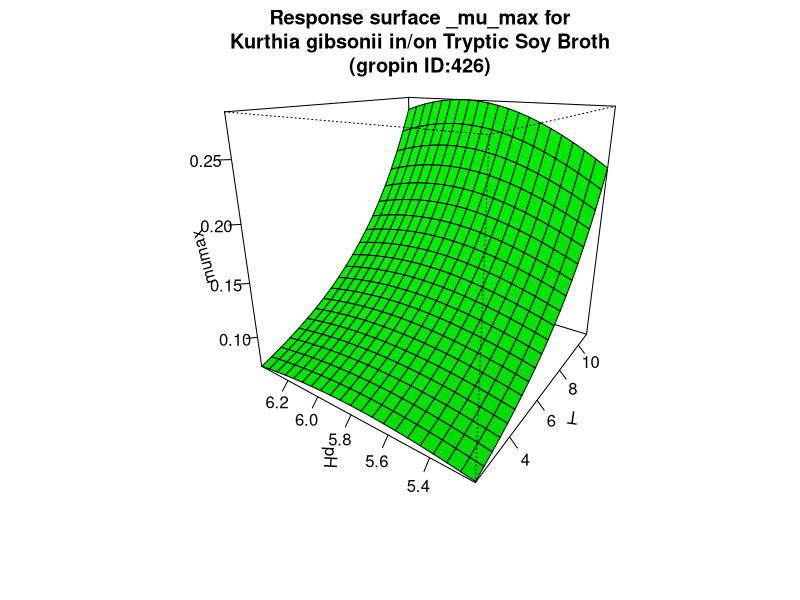

Source code (R):
#############################
# start of Parameter script
#############################
T <- seq(2.002,10.989010989011,length.out=21)
pH <- seq(5.2052,6.39360639360639,length.out=21)
#############################
# end of Parameter script
#############################
############################# 
# start of Model script Gropin ID 426 
#############################
 
# constant coefficients for this model
 
variables <- data.frame(T,pH)
argumentsPar <- unique.data.frame(expand.grid(variables))
 
# heart of the model
response_surface <- function(T,pH) {
   mumax <-exp(-12.65+0.004234*(T^2)-0.3024*(pH^2)+0.01535*T*pH-0.004356*T+3.467*pH)

	return(mumax=mumax)
} 

# output parameters
responseSurface <- cbind(argumentsPar,response_surface(argumentsPar['T'],argumentsPar['pH']))
colnames(responseSurface) <- c(colnames(argumentsPar),'mumax')
#############################
# End of Model script
#############################
############################# 
# start of Visualisation script Gropin ID 426 
#############################
titleText <-'Response surface _mu_max for
Kurthia gibsonii in/on Tryptic Soy Broth
(gropin ID:426)'
persp(T,pH,matrix(unlist(responseSurface$'mumax'),nrow=21),col = 'green',xlab='T',ylab='pH',zlab='mumax',main=titleText,theta=305,phi=20,shade=0.25,ticktype = 'detailed')
#############################
# End of Visualisation script
#############################
